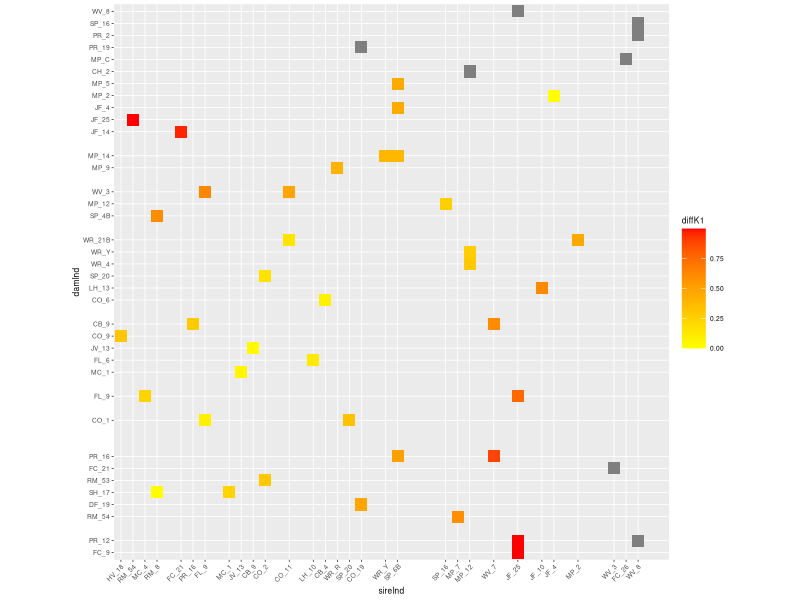
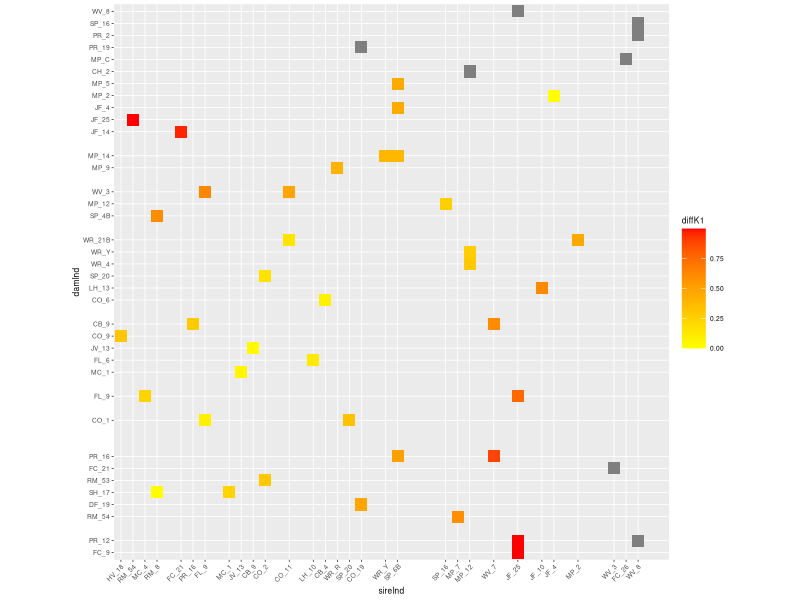
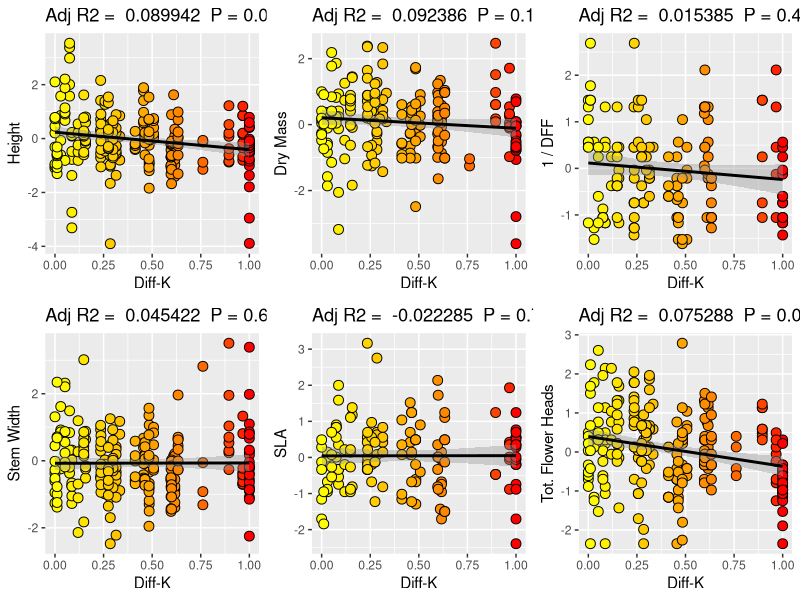

Here is the R script that generated these plots, in order: (Note: this script raises an error after producing the figures.)
# FIXED admix traits over diffK
# July 2023
# code by: SRK & ZMP

# load packages
library(tidyverse)
library(lmerTest)
library(ggplot2)
library(gridExtra)
library(RColorBrewer)
library(tidyr)
library(dplyr)
library(forcats)

# load data with traits and diffK
admix <- read.csv(file = 'data/traitsAdmix.csv', header = T, sep = ',', stringsAsFactors = T)

admix$diffK1sq <- admix$diffK1^2
admix$totFl = admix$noCapitula + admix$noFlowers
admix$DFF=1/admix$dFF # convert to inverse of days to flowering (=flowering speed)
admix$SLA = (3*pi*1.5^2)/admix$SLAwt # 3 discs; convert to units of mm2.mg−1
admix$reprodStat <- ifelse(is.na(admix$dFF),"reprod","veget") # define reproductive status

length(levels(admix$cross)) # 46 crosstypes
length(levels(admix$damInd)) # 37 dams
length(levels(admix$sireInd)) # 30 sires

# Make heat map of crossing design

admixplot = unique(admix[c("cross","damInd","sireInd","damK1","sireK1","diffK1")])
admixplot2 = na.omit(admixplot)
admixplot2$sireInd = droplevels(admixplot2)$sireInd

# design <- ggplot(admix, aes(sireInd, damInd)) +                           # Create heatmap with ggplot2
#   geom_raster(hjust=0, vjust=0,
#             aes(fill = diffK1)) +
#             scale_fill_gradient(low = "yellow", high = "red") +
#             theme_grey(base_size=8)
# 
design <- ggplot(admixplot, aes(sireInd, damInd)) +
  geom_tile(lwd=0.25,aes(fill = diffK1)) +
    theme_grey(base_size=6) +
    scale_fill_gradient(low = "yellow", high = "red") +
    scale_x_discrete(limits=admixplot$sireInd[order(admixplot$sireK1)], guide = guide_axis(angle = 45)) +
    scale_y_discrete(limits=admixplot$damInd[order(admixplot$damK1)]) +
    #theme(element_blank()) +
    coord_fixed()

design 


  

ggsave(design, filename="figs/Crossing_design.pdf", device="pdf",height=5.5, width=10, units="in", dpi=200)
################################
# making BLUPs
# height
admixHt <-lmer(height ~ benchPos + planting + recorder + (1|cross), admix)
summary(admixHt)

pHt <- ranef(admixHt)
pHt <- pHt[['cross']]

pHt <- cbind(fam = rownames(pHt), pHt)
names(pHt) <- c("cross","ht")

# weight
parentWt <-lmer(weight ~ benchPos + planting + recorder + (1|cross), admix)
pWt <- ranef(parentWt)
pWt <- pWt[['cross']]

pWt <- cbind(fam = rownames(pWt), pWt)
names(pWt) <- c("cross","wt")

# stem width
parentSW <-lmer(stemWidth ~ benchPos + planting + recorder + (1|cross), admix)
pSW <- ranef(parentSW)
pSW <- pSW[['cross']]

pSW <- cbind(fam = rownames(pSW), pSW)
names(pSW) <- c("cross","stemwid")

# # num capitula
# parentNCap <-lmer(noCapitula ~ benchPos + planting + recorder + (1|cross), admix)
# pNCap <- ranef(parentNCap)
# pNCap <- pNCap[['cross']]
# 
# pNCap <- cbind(fam = rownames(pNCap), pNCap)
# names(pNCap) <- c("cross","NCap")
# 
# # num flowers
# parentNFl <-lmer(noFlowers ~ benchPos + planting + recorder + (1|cross), admix)
# pNFl <- ranef(parentNFl)
# pNFl <- pNFl[['cross']]
# 
# pNFl <- cbind(fam = rownames(pNFl), pNFl)
# names(pNFl) <- c("cross","NFl")

# Total flower heads
parenttotFl <-lmer(totFl ~ benchPos + planting + recorder + (1|cross), admix)
ptotFl <- ranef(parenttotFl)
ptotFl <- ptotFl[['cross']]

ptotFl <- cbind(fam = rownames(ptotFl), ptotFl)
names(ptotFl) <- c("cross","totFl")

# DFF
parentdff <-lmer(DFF ~ benchPos + planting + recorder + (1|cross), admix)
pdff <- ranef(parentdff)
pdff <- pdff[['cross']]

pdff <- cbind(fam = rownames(pdff), pdff)
names(pdff) <- c("cross","dff")

# SLA
parentsla <-lmer(SLA ~ benchPos + planting + recorder + (1|cross), admix)
psla <- ranef(parentsla)
psla <- psla[['cross']]

psla <- cbind(fam = rownames(psla), psla)
names(psla) <- c("cross","sla")

#### Combining into dataframe
admixBLUPs<-left_join(pHt,pWt, by = "cross")
# ,pSW,pNCap,pNFl,pdff,psla
admixBLUPs<-admixBLUPs %>%
  left_join(pSW, by = "cross")

admixBLUPs<-admixBLUPs %>%
  left_join(pdff, by = "cross") %>%
  left_join(psla, by="cross") %>%
  left_join(ptotFl, by = "cross") 
  #left_join(pNCap, by = "cross") %>%
  #left_join(pNFl, by = "cross") %>%


K <- admix %>%
  group_by(cross) %>%
  summarise(mean(diffK1), mean(diffK1sq))
colnames(K) <- c("cross", "diffK1mean", "diffK1sqmean")

diffkBLUPs <- merge(K,admixBLUPs,by="cross")
write.csv(file = "data/diffkBLUPs.csv", diffkBLUPs)
####################################
ggplotRegression <- function (fit) {
  require(ggplot2)
  ggplot(fit$model, aes_string(x = names(fit$model)[2], y = names(fit$model)[1])) +
    geom_point(size=3, pch=21, aes(fill=diffK1)) +
    scale_fill_gradient(low = "yellow", high = "red") + 
    stat_smooth(method = "lm", col = "black") + 
    theme(legend.position="none") +
    labs(title = paste("Adj R2 = ",signif(summary(fit)$adj.r.squared, 5),
                       " P =",signif(summary(fit)$coef[2,4], 5))
    #                    "Intercept =",signif(fit$coef[[1]],5 ),
    #                    " Slope =",signif(fit$coef[[2]], 5),
                        )
}

# ggplotRegression2 <- function (fit) {
#   require(ggplot2)
#   ggplot(fit@frame, aes_string(x = names(fit@frame)[2], y = names(fit@frame)[1])) +
#     geom_point(size=3, pch=21, aes(fill=diffK1)) +
#     scale_fill_gradient(low = "yellow", high = "red") +
#     stat_smooth(method = "lm", col = "black") +
#     theme(legend.position="none") +
#     labs(title = paste("Adj R2 = ",signif(summary(fit)$adj.r.squared, 5),
#                        " P =",signif(summary(fit)$coef[2,4], 5)))
#   #                    "Intercept =",signif(fit$coef[[1]],5 ),
#   #                    " Slope =",signif(fit$coef[[2]], 5),
# }

# ggplotRegressionQuad <- function (fit) {
#   require(ggplot2)
#   ggplot(fit$model, aes_string(x = names(fit$model)[2], y = names(fit$model)[1])) +
#     geom_point(size=3) +
#     stat_smooth(method = "lm", formula = y ~ x + I(x^2), col = "red")
#     # labs(title = paste("Adj R2 = ",signif(summary(fit)$adj.r.squared, 5),
#     #                    "Intercept =",signif(fit$coef[[1]],5 ),
#     #                    " Slope =",signif(fit$coef[[2]], 5),
#     #                    " P =",signif(summary(fit)$coef[2,4], 5)))
# }
####################################
# lm with control for planting, benchPos, recorder

# heightK1 (significant)
# lmquad <- lm(height ~ diffK1 + diffK1sq + benchPos + planting + recorder, data = admix)
# lm <- lm(height ~ diffK1 + benchPos + planting + recorder, data = admix)
lm <- lmer(scale(height) ~ diffK1 + benchPos + planting + recorder + (1|cross), data = admix)
lmquad <- lmer(scale(height) ~ diffK1 + I(diffK1^2) + benchPos + planting + recorder + (1|cross), data = admix)
anova(lm,lmquad)
summary(lm)
admix$s.height = scale(admix$height)
#lmplot <- lm(ht ~ diffK1mean, data = diffkBLUPs)
lmplot <- lm(s.height ~ diffK1 + benchPos + planting + recorder, data = admix)

ht <- ggplotRegression(lmplot) +
  #geom_text(x=0.7,y=123,label = "height ~ diffK1 + benchPos + planting + recorder") +
  xlab("Diff-K") +
  ylab("Height")

#ggsave(file = "heightDiffK1.png", plot = last_plot())


# stem width
# lmquad <- lm(stemWidth ~ diffK1 + diffK1sq + benchPos + planting + recorder, data = admix)
# lm2 <- lm(stemWidth ~ diffK1 + benchPos + planting + recorder, data = admix)
lm2 <- lmer(stemWidth ~ diffK1 + benchPos + planting + recorder + (1|cross), data = admix)
lmquad2 <- lmer(stemWidth ~ diffK1 + I(diffK1^2) + benchPos + planting + recorder + (1|cross), data = admix)
anova(lm2,lmquad2)
summary(lm2)
admix$s.stemWidth = scale(admix$stemWidth)
lmplot2 <- lm(s.stemWidth ~ diffK1 + benchPos + planting + recorder, data = admix)

sw <- ggplotRegression(lmplot2) +
  #geom_text(x=0.3,y=8.5,label = "stemWidth ~ diffK1 + benchPos + planting + recorder") +
  xlab("Diff-K") +
  ylab("Stem Width")

#ggsave(file = "stemWidthDiffK1.png", plot = last_plot()) 

# biomass
# lmquad3 <- lm(weight ~ diffK1 + diffK1sq + benchPos + planting + recorder, data = admix)
# lm3 <- lm(weight ~ diffK1 + benchPos + planting + recorder, data = admix)
lm3 <- lmer(weight ~ diffK1 + benchPos + planting + recorder + (1|cross), data = admix)
lmquad3 <- lmer(weight ~ diffK1 + I(diffK1^2) + benchPos + planting + recorder + (1|cross), data = admix)
anova(lm3,lmquad3)
summary(lm3)
admix$s.weight = scale(admix$weight)
lmplot3 <- lm(s.weight ~ diffK1 + benchPos + planting + recorder, data = admix)

dm <- ggplotRegression(lmplot3) +
  #geom_text(x=0.3,y=1,label = "weight ~ diffK1 + benchPos + planting + recorder") +
  xlab("Diff-K") +
  ylab("Dry Mass")

#ggsave(file = "weightDiffK1.png", plot = last_plot())

# SLA
# lmquad4 <- lm(SLAwt ~ diffK1 + diffK1sq + benchPos + planting + recorder, data = admix)
# lm4 <- lm(SLAwt ~ diffK1 + benchPos + planting + recorder, data = admix)
lm4 <- lmer(SLAwt ~ diffK1 + benchPos + planting + recorder + (1|cross), data = admix)
lmquad4 <- lmer(SLAwt ~ diffK1 + I(diffK1^2) + benchPos + planting + recorder + (1|cross), data = admix)
anova(lm4,lmquad4)
summary(lm4)
admix$s.SLAwt = scale(admix$SLAwt)
lmplot4 <- lm(s.SLAwt ~ diffK1 + benchPos + planting + recorder, data = admix)

sla <- ggplotRegression(lmplot4) +
  #geom_text(x=0.75,y=10.5,label = "SLAwt ~ diffK1 + benchPos + planting + recorder") +
  xlab("Diff-K") +
  ylab("SLA")

#ggsave(file = "SLADiffK1.png", plot = last_plot())

# time to first flower
# lmquad5 <- lm(dFF ~ diffK1 + diffK1sq + benchPos + planting + recorder, data = admix)
# lm5 <- lm(dFF ~ diffK1 + benchPos + planting + recorder, data = admix)
lm5 <- lmer(DFF ~ diffK1 + benchPos + planting + recorder + (1|cross), data = admix)
lmquad5 <- lmer(DFF ~ diffK1 + I(diffK1^2) + benchPos + planting + recorder + (1|cross), data = admix)
anova(lm5,lmquad5)
summary(lm5)
admix$s.dFFspd = scale(1/admix$dFF)
lmplot5 <- lm(s.dFFspd ~ diffK1 + benchPos + planting + recorder, data = admix)

dFF <- ggplotRegression(lmplot5) +
  #geom_text(x=0.7,y=81,label = "dFF ~ diffK1 + benchPos + planting + recorder") +
  xlab("Diff-K") +
  ylab("1 / DFF")

#ggsave(file = "dFFDiffK1.png", plot = last_plot())

# noCapitula ### significant
# lmquad6 <- lm(noCapitula ~ diffK1 + diffK1sq + benchPos + planting + recorder, data = admix)
# lm6 <- lm(noCapitula ~ diffK1 + benchPos + planting + recorder, data = admix)
# lm6 <- lmer(noCapitula ~ diffK1 + benchPos + planting + recorder + (1|cross), data = admix)
# lmquad6 <- lmer(noCapitula ~ diffK1 + I(diffK1^2) + benchPos + planting + recorder + (1|cross), data = admix)
# anova(lm6,lmquad6)
# summary(lm6)
# admix$s.noCapitula = scale(admix$noCapitula)
# lmplot6 <- lm(s.noCapitula ~ diffK1 + benchPos + planting + recorder, data = admix)
# 
# noCapitula <- ggplotRegression(lmplot6) +
#   #geom_text(x=0.7,y=45,label = "height ~ diffK1 + diffK1sq benchPos + planting + recorder") +
#   xlab("Diff-K") +
#   ylab("Num. Capitula")
# 
# #ggsave(file = "noCapDiffK1.png", plot = last_plot())
# 
# ## noFlowers
# # lmquad7 <- lm(noFlowers ~ diffK1 + diffK1sq + benchPos + planting + recorder, data = admix)
# # lm7 <- lm(noFlowers ~ diffK1 + benchPos + planting + recorder, data = admix)
# lm7 <- lmer(noFlowers ~ diffK1 + benchPos + planting + recorder + (1|cross), data = admix)
# lmquad7 <- lmer(noFlowers ~ diffK1 + I(diffK1^2) + benchPos + planting + recorder + (1|cross), data = admix)
# anova(lm7,lmquad7)
# summary(lm7)
# admix$s.noFlowers = scale(admix$noFlowers)
# lmplot7 <- lm(s.noFlowers ~ diffK1 + benchPos + planting + recorder, data = admix)
# 
# noFlowers <- ggplotRegression(lmplot7) +
#   #geom_text(x=0.7,y=40,label = "noFlowers ~ diffK1 + benchPos + planting + recorder") +
#   xlab("Diff-K") +
#   ylab("Num. Flowers")
# 
# #ggsave(file = "noFlDiffK1.png", plot = last_plot())

#### Total Flowers
# lmquad8 <- lm(totFl ~ diffK1 + diffK1sq + benchPos + planting + recorder, data = admix)
# lm8 <- lm(totFl ~ diffK1 + benchPos + planting + recorder, data = admix)
lm8 <- lmer(totFl ~ diffK1 + benchPos + planting + recorder + (1|cross), data = admix)
lmquad8 <- lmer(totFl ~ diffK1 + I(diffK1^2) + benchPos + planting + recorder + (1|cross), data = admix)
anova(lm8,lmquad8)
summary(lm8)
admix$s.totFl = scale(admix$totFl)
lmplot8 <- lm(s.totFl ~ diffK1 + benchPos + planting + recorder, data = admix)

totFl <- ggplotRegression(lmplot8) +
  #geom_text(x=0.7,y=47,label = "totFl ~ diffK1 + benchPos + planting + recorder") +
  xlab("Diff-K") +
  ylab("Tot. Flower Heads")

#ggsave(file = "totFlDiffK1.png", plot = last_plot())


# lm9 <- glmer(as.factor(reprodStat) ~ diffK1 + benchPos + planting + recorder + (1|cross), family="binomial", data = admix)
# lmquad9 <- glmer(as.factor(reprodStat) ~ diffK1 + I(diffK1^2) + benchPos + planting + recorder + (1|cross), family="binomial", data = admix)
# anova(lm9,lmquad9)
# summary(lm9)
# 

multpanel_diffK <- marrangeGrob(list(ht,sw,dm,sla,dFF,totFl), nrow=2,ncol=3, top=NULL, padding = unit(10, "line"))

ggsave("figs/Figure2.pdf", multpanel_diffK, width=14,height=8)

# ANOVA table
F1.Model.resultsp = list()
admix2 = admix[,c(14,15,10,26,25,24,20,2,3,22,4)]
names(admix2) <- c("Height","Stem Width","Biomass","SLA","1/DFF","Tot. Flower Heads","diffK1","benchPos","planting","recorder","cross")

for(i in 1:6) {
  admix2$trait = scale(as.numeric(admix2[,i]))
  tmp.lm = lmer(trait ~ diffK1 + benchPos + planting + (1|cross), data = admix2)
  F1.Model.resultsp[[i]] = list()
  F1.Model.resultsp[[i]][[1]] = tmp.lm
}

# Make table of model estimates across traits
tab_model(F1.Model.resultsp[[6]][[1]],
          F1.Model.resultsp[[5]][[1]],
          F1.Model.resultsp[[4]][[1]],
          F1.Model.resultsp[[3]][[1]],
          F1.Model.resultsp[[2]][[1]],
          F1.Model.resultsp[[1]][[1]],
          dv.labels=c("Height","Stem Width","Biomass","SLA","1/DFF","Tot. Flower Heads"),
#          pred.labels=c("(Intercept)","diff-K","bench","planting","recorder[a]","recorder[b]","recorder[c]","recorder[d]"),
          pred.labels=c("(Intercept)","diff-K","bench","planting"),
          string.se = "SE",
          show.ci=F, show.se=T)
